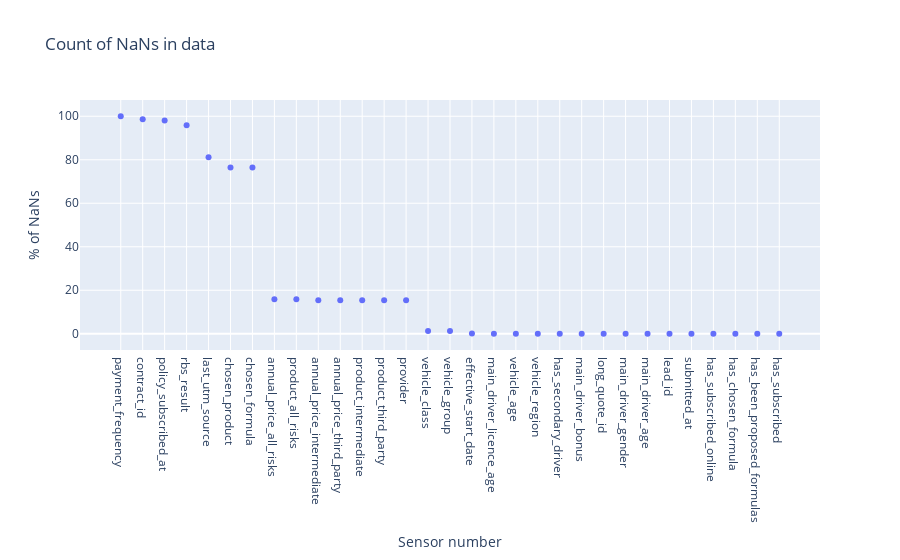

Notebook code cell kept with this figure:
### Code cell
px.scatter(df_nans,
           x=df_nans.index,
           y="%_NaNs",
           title="Count of NaNs in data",
           ).update_layout(
               xaxis_title="Sensor number",
               yaxis_title="% of NaNs")

### Figure 1 — Plotly figure (JSON) as saved in the notebook; plotly's stock layout.template omitted (floating-point values rounded to 4 significant figures)
{"data": [{"hovertemplate": "index=%{x}<br>%_NaNs=%{y}<extra></extra>", "legendgroup": "", "marker": {"color": "#636efa", "symbol": "circle"}, "mode": "markers", "name": "", "orientation": "v", "showlegend": false, "type": "scatter", "x": ["payment_frequency", "contract_id", "policy_subscribed_at", "rbs_result", "last_utm_source", "chosen_product", "chosen_formula", "annual_price_all_risks", "product_all_risks", "annual_price_intermediate", "annual_price_third_party", "product_intermediate", "product_third_party", "provider", "vehicle_class", "vehicle_group", "effective_start_date", "main_driver_licence_age", "vehicle_age", "vehicle_region", "has_secondary_driver", "main_driver_bonus", "long_quote_id", "main_driver_gender", "main_driver_age", "lead_id", "submitted_at", "has_subscribed_online", "has_chosen_formula", "has_been_proposed_formulas", "has_subscribed"], "xaxis": "x", "y": [100, 98.6, 98.1, 95.87, 81.11, 76.4, 76.4, 15.84, 15.84, 15.43, 15.43, 15.43, 15.43, 15.43, 1.32, 1.32, 0.08251, 0, 0, 0, 0, 0, 0, 0, 0, 0, 0, 0, 0, 0, 0], "yaxis": "y"}], "layout": {"legend": {"tracegroupgap": 0}, "title": {"text": "Count of NaNs in data"}, "xaxis": {"anchor": "y", "domain": [0, 1], "title": {"text": "Sensor number"}}, "yaxis": {"anchor": "x", "domain": [0, 1], "title": {"text": "% of NaNs"}}}}
